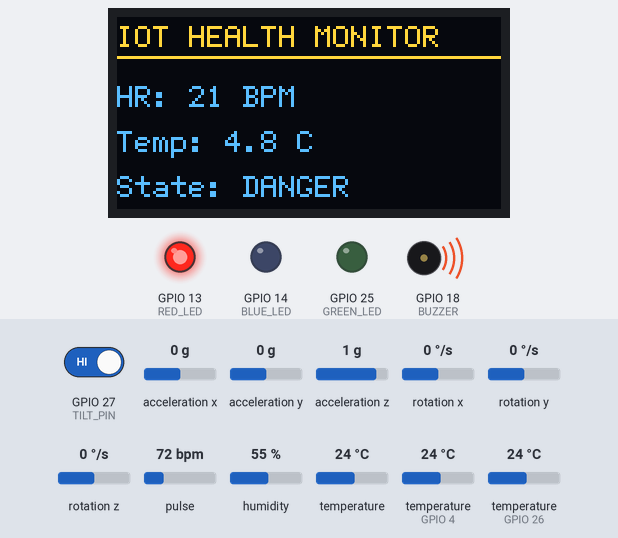
Bench run of a sketch on a simulated ESP32. Parts: 128×64 one-colour display, output pins drawn as LEDs (lit = HIGH), buzzer (waves = sounding, pin HIGH). Inputs (shaded band) come from the test bench; at power-on: acceleration x 0 g, GPIO 27 (TILT_PIN) HIGH, acceleration y 0 g, acceleration z 1 g, rotation x 0 °/s, rotation y 0 °/s, rotation z 0 °/s, pulse 72 bpm, humidity 55 %, temperature 24 °C, temperature (sensors on GPIO 4, GPIO 26) 24 °C. The OLED is the two-colour kind (top 16 rows yellow); WiFi joins after 1.5 s; servers stay silent unless stated; what the sketch prints to the serial monitor is not drawn.

Above: at 2.7 s.
2.8 s: acceleration x set to -0.3 g
At 7.2 s:
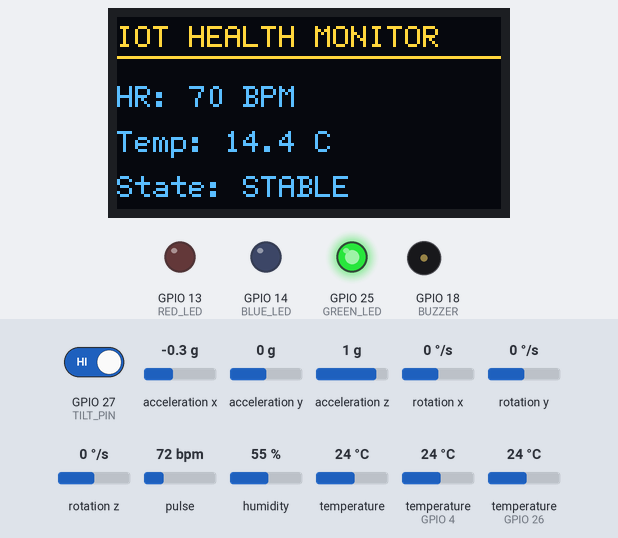
At 9.0 s:
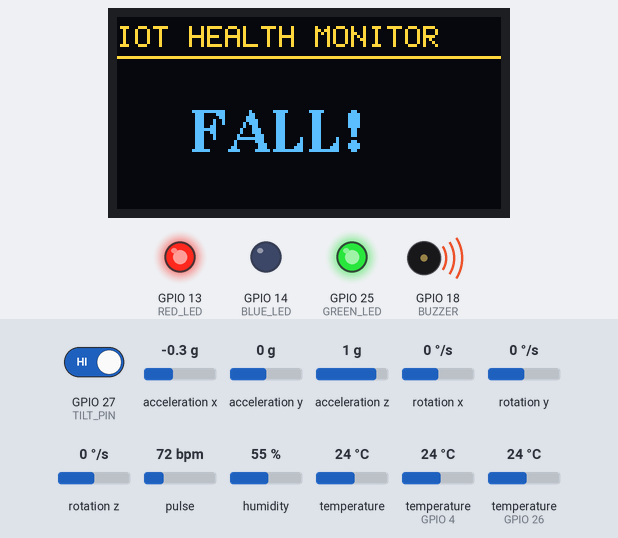
Timing chart, 0 to 10.5 s (numbered marks = the images above; inputs shaded):
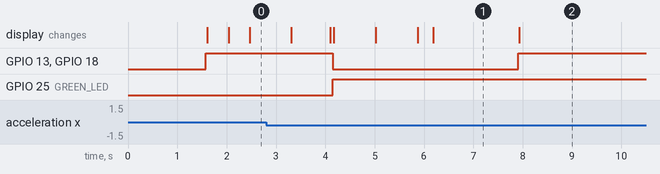

The sketch:

UPDATEDfinal.ino
```cpp
#include <Arduino.h>
#include <WiFi.h>
#include <Firebase_ESP_Client.h>
#include <U8g2lib.h>
#include <Wire.h>
#include <OneWire.h>
#include <DallasTemperature.h>
#include <Adafruit_MPU6050.h>
#include <Adafruit_Sensor.h>
#include "MAX30105.h"
#include "heartRate.h"
#include "DHT.h"
#include <esp_task_wdt.h>

// ---------------- WIFI + FIREBASE CREDENTIALS ----------------
#define WIFI_SSID "HONOR X6c"
#define WIFI_PASSWORD "nimnaroshan1031"
#define API_KEY "AIzaSyDJ12bZ1oRZeRHVP7mGljW0ezfUyGPq4zk"
#define DATABASE_URL "https://health-monitor-iot-7eca5-default-rtdb.firebaseio.com"

FirebaseData fbdo;
FirebaseAuth auth;
FirebaseConfig config;

// ---------------- PIN MAPPING ----------------
#define DHTPIN 4
#define DHTTYPE DHT22
#define RED_LED 13
#define BLUE_LED 14
#define GREEN_LED 25
#define TEMP_PIN 26
#define TILT_PIN 27
#define BUZZER 18

// ---------------- OBJECTS ----------------
U8G2_SH1106_128X64_NONAME_F_HW_I2C u8g2(U8G2_R0, U8X8_PIN_NONE);
MAX30105 particleSensor;
OneWire oneWire(TEMP_PIN);
DallasTemperature sensors(&oneWire);
Adafruit_MPU6050 mpu;
DHT dht(DHTPIN, DHTTYPE);

// ---------------- VARIABLES ----------------
unsigned long lastTempRequest = 0;
unsigned long lastFirebaseUpdate = 0;
unsigned long heartbeatTimer = 0;

const int tempInterval = 2000;
const int firebaseInterval = 3000;

int beatAvg = 0;
long lastBeat = 0;
float bodyTemp = 0;
float envTemp = 0;

bool mpuActive = false;
bool potentialFall = false;
bool isFallEmergency = false;
unsigned long fallTime = 0;
const float impactThreshold = 10.0;

String healthState = "BOOTING";

// ---------------- DATA SMOOTHING ----------------
#define HR_FILTER_SIZE 5
#define TEMP_FILTER_SIZE 5

int hrSamples[HR_FILTER_SIZE];
float tempSamples[TEMP_FILTER_SIZE];

int hrIndex = 0;
int tempIndex = 0;

int getAverageHR(int newValue){
  hrSamples[hrIndex] = newValue;
  hrIndex++;
  if(hrIndex >= HR_FILTER_SIZE) hrIndex = 0;

  int sum = 0;
  for(int i=0;i<HR_FILTER_SIZE;i++){
    sum += hrSamples[i];
  }

  return sum / HR_FILTER_SIZE;
}

float getAverageTemp(float newValue){
  tempSamples[tempIndex] = newValue;
  tempIndex++;
  if(tempIndex >= TEMP_FILTER_SIZE) tempIndex = 0;

  float sum = 0;
  for(int i=0;i<TEMP_FILTER_SIZE;i++){
    sum += tempSamples[i];
  }

  return sum / TEMP_FILTER_SIZE;
}

// ---------------- SENSOR HEALTH ----------------
bool max30105_OK = true;
bool dht_OK = true;
bool ds18b20_OK = true;

void checkSensors(){

  if(!particleSensor.available()){
    max30105_OK = false;
    Serial.println("MAX30105 SENSOR ERROR");
  }else{
    max30105_OK = true;
  }

  float testTemp = dht.readTemperature();

  if(isnan(testTemp)){
    dht_OK = false;
    Serial.println("DHT22 SENSOR ERROR");
  }else{
    dht_OK = true;
  }

  float bodyCheck = sensors.getTempCByIndex(0);

  if(bodyCheck < -50){
    ds18b20_OK = false;
    Serial.println("DS18B20 SENSOR ERROR");
  }else{
    ds18b20_OK = true;
  }

}

// ---------------- CLOUD TASK ----------------
TaskHandle_t cloudTaskHandle;

void cloudTask(void * parameter){

  for(;;){

    if(Firebase.ready()){

      FirebaseJson json;

      json.set("bodyTemp", bodyTemp);
      json.set("heartRate", beatAvg);
      json.set("fallDetected", isFallEmergency);
      json.set("status", healthState);
      json.set("roomTemp", envTemp);

      if(Firebase.RTDB.updateNode(&fbdo,"/health",&json)){
        Serial.println("Firebase Updated");
      }
      else{
        Serial.println("Firebase Error: " + fbdo.errorReason());
      }

    }

    vTaskDelay(3000 / portTICK_PERIOD_MS);
  }

}

// ---------------- SETUP ----------------
void setup() {

  Serial.begin(115200);

  pinMode(RED_LED, OUTPUT);
  pinMode(BLUE_LED, OUTPUT);
  pinMode(GREEN_LED, OUTPUT);
  pinMode(BUZZER, OUTPUT);
  pinMode(TILT_PIN, INPUT_PULLUP);

  Wire.begin(33, 32);

  u8g2.begin();
  dht.begin();

  sensors.begin();
  sensors.setWaitForConversion(false);
  sensors.requestTemperatures();

  if (mpu.begin()) {
    mpuActive = true;
    mpu.setAccelerometerRange(MPU6050_RANGE_8_G);
  }

  if (!particleSensor.begin(Wire, I2C_SPEED_STANDARD)) {
    Serial.println("MAX30105 not found");
  }

  particleSensor.setup();

  WiFi.begin(WIFI_SSID, WIFI_PASSWORD);

  Serial.print("Connecting WiFi");

  while (WiFi.status() != WL_CONNECTED) {
    Serial.print(".");
    delay(500);
  }

  Serial.println("\nWiFi Connected");

  config.api_key = API_KEY;
  config.database_url = DATABASE_URL;

  Firebase.signUp(&config, &auth, "", "");
  Firebase.begin(&config, &auth);
  Firebase.reconnectWiFi(true);

  // WATCHDOG
  esp_task_wdt_add(NULL);

  // START CLOUD TASK
  xTaskCreatePinnedToCore(
    cloudTask,
    "cloudTask",
    10000,
    NULL,
    1,
    &cloudTaskHandle,
    1
  );
}

// ---------------- LOOP ----------------
void loop() {

  esp_task_wdt_reset();

  checkSensors();

  // FALL DETECTION
  if (mpuActive) {

    sensors_event_t a, g, temp;
    mpu.getEvent(&a, &g, &temp);

    float totalAcc = sqrt(
      sq(a.acceleration.x) +
      sq(a.acceleration.y) +
      sq(a.acceleration.z)
    );

    if (totalAcc > impactThreshold && !potentialFall && !isFallEmergency) {
      potentialFall = true;
      fallTime = millis();
    }

    if (potentialFall) {

      if (millis() - fallTime < 5000) {
        if (digitalRead(TILT_PIN) == LOW)
          potentialFall = false;
      }
      else {
        if (digitalRead(TILT_PIN) == HIGH)
          isFallEmergency = true;

        potentialFall = false;
      }
    }
  }

  // HEART RATE
  long irValue = particleSensor.getIR();
  bool fingerDetected = (irValue > 50000);

  if (fingerDetected) {

    if (checkForBeat(irValue)) {

      long delta = millis() - lastBeat;
      lastBeat = millis();

      float bpm = 60 / (delta / 1000.0);

      if (bpm > 30 && bpm < 220) {
        beatAvg = getAverageHR((int)bpm);
      }
    }

  } else {
    beatAvg = 0;
  }

  // TEMPERATURE
  if (millis() - lastTempRequest >= tempInterval) {

    bodyTemp = sensors.getTempCByIndex(0);
    bodyTemp = getAverageTemp(bodyTemp);

    envTemp = dht.readTemperature();

    if (isnan(envTemp)) envTemp = 0;

    sensors.requestTemperatures();

    lastTempRequest = millis();
  }

  // HEALTH STATUS
  if (isFallEmergency) {

    healthState = "FALL EMERGENCY";
    digitalWrite(RED_LED, HIGH);
    digitalWrite(BUZZER, HIGH);
  }

  else if (bodyTemp > 38.5 || (fingerDetected && (beatAvg > 140 || beatAvg < 40))) {

    healthState = "DANGER";

    digitalWrite(RED_LED, HIGH);
    digitalWrite(BUZZER, HIGH);
    digitalWrite(GREEN_LED, LOW);
  }

  else if (fingerDetected && beatAvg >= 40) {

    healthState = "STABLE";

    digitalWrite(GREEN_LED, HIGH);
    digitalWrite(RED_LED, LOW);
    digitalWrite(BUZZER, LOW);
  }

  else {

    healthState = fingerDetected ? "SYNCING..." : "NO FINGER";

    digitalWrite(BLUE_LED, (millis() / 500) % 2);
    digitalWrite(RED_LED, LOW);
    digitalWrite(BUZZER, LOW);
  }

  // OLED DISPLAY
  u8g2.clearBuffer();

  u8g2.setFont(u8g2_font_6x12_tr);
  u8g2.drawStr(0, 10, "IOT HEALTH MONITOR");
  u8g2.drawHLine(0, 13, 128);

  if (isFallEmergency) {

    u8g2.setFont(u8g2_font_ncenB14_tr);
    u8g2.drawStr(25, 45, "FALL!");

  } else {

    u8g2.setCursor(0, 30);
    u8g2.print("HR: ");
    u8g2.print(beatAvg > 0 ? String(beatAvg) : "--");
    u8g2.print(" BPM");

    u8g2.setCursor(0, 45);
    u8g2.print("Temp: ");
    u8g2.print(bodyTemp, 1);
    u8g2.print(" C");

    u8g2.setCursor(0, 60);
    u8g2.print("State: ");
    u8g2.print(healthState);
  }

  u8g2.sendBuffer();

  // HEARTBEAT
  if(millis() - heartbeatTimer > 2000){
    Serial.println("SYSTEM ALIVE");
    heartbeatTimer = millis();
  }

  delay(20);
}
```

Measured:
- the behaviour switches between -0.1 and -0.2 g on acceleration x (found by bisection; images 0 and 1)
- after the input at 2.8 s, the display: first differs from a run without the input after 5.1 s (image 2)
- what the display in image 1 shows lasts 1.7 s, from 6.2 s to 7.9 s
